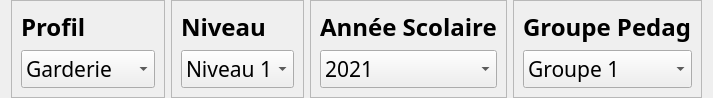
                                <widget class="QWidget" name="infoBloc2" native="true">
                                 <property name="maximumSize">
                                  <size>
                                   <width>16777215</width>
                                   <height>95</height>
                                  </size>
                                 </property>
                                 <layout class="QHBoxLayout" name="horizontalLayout_24">
                                  <property name="topMargin">
                                   <number>0</number>
                                  </property>
                                  <property name="bottomMargin">
                                   <number>0</number>
                                  </property>
                                  <item>
                                   <widget class="QFrame" name="frame_13">
                                    <property name="frameShape">
                                     <enum>QFrame::StyledPanel</enum>
                                    </property>
                                    <property name="frameShadow">
                                     <enum>QFrame::Raised</enum>
                                    </property>
                                    <layout class="QVBoxLayout" name="verticalLayout_37">
                                     <item alignment="Qt::AlignTop">
                                      <widget class="QLabel" name="labelProfil">
                                       <property name="font">
                                        <font>
                                         <family>Century Gothic</family>
                                         <pointsize>18</pointsize>
                                         <weight>75</weight>
                                         <bold>true</bold>
                                        </font>
                                       </property>
                                       <property name="text">
                                        <string>Profil</string>
                                       </property>
                                      </widget>
                                     </item>
                                     <item>
                                      <widget class="QComboBox" name="comboProfil">
                                       <property name="font">
                                        <font>
                                         <family>Century Gothic</family>
                                         <pointsize>16</pointsize>
                                        </font>
                                       </property>
                                       <property name="styleSheet">
                                        <string notr="true"/>
                                       </property>
                                       <property name="placeholderText">
                                        <string/>
                                       </property>
                                       <item>
                                        <property name="text">
                                         <string>Garderie</string>
                                        </property>
                                       </item>
                                       <item>
                                        <property name="text">
                                         <string>Maternelle</string>
                                        </property>
                                       </item>
                                       <item>
                                        <property name="text">
                                         <string>Primaire</string>
                                        </property>
                                       </item>
                                       <item>
                                        <property name="text">
                                         <string>Collège</string>
                                        </property>
                                       </item>
                                      </widget>
                                     </item>
                                    </layout>
                                   </widget>
                                  </item>
                                  <item>
                                   <widget class="QFrame" name="frame_14">
                                    <property name="frameShape">
                                     <enum>QFrame::StyledPanel</enum>
                                    </property>
                                    <property name="frameShadow">
                                     <enum>QFrame::Raised</enum>
                                    </property>
                                    <layout class="QVBoxLayout" name="verticalLayout_38">
                                     <item alignment="Qt::AlignTop">
                                      <widget class="QLabel" name="labelNiveau">
                                       <property name="font">
                                        <font>
                                         <family>Century Gothic</family>
                                         <pointsize>18</pointsize>
                                         <weight>75</weight>
                                         <bold>true</bold>
                                        </font>
                                       </property>
                                       <property name="text">
                                        <string>Niveau</string>
                                       </property>
                                      </widget>
                                     </item>
                                     <item>
                                      <widget class="QComboBox" name="comboNiveau">
                                       <property name="font">
                                        <font>
                                         <family>Century Gothic</family>
                                         <pointsize>16</pointsize>
                                        </font>
                                       </property>
                                       <item>
                                        <property name="text">
                                         <string>Niveau 1</string>
                                        </property>
                                       </item>
                                       <item>
                                        <property name="text">
                                         <string>Niveau 2</string>
                                        </property>
                                       </item>
                                       <item>
                                        <property name="text">
                                         <string>Niveau 3</string>
                                        </property>
                                       </item>
                                       <item>
                                        <property name="text">
                                         <string>Niveau4</string>
                                        </property>
                                       </item>
                                      </widget>
                                     </item>
                                    </layout>
                                   </widget>
                                  </item>
                                  <item>
                                   <widget class="QFrame" name="frame_15">
                                    <property name="frameShape">
                                     <enum>QFrame::StyledPanel</enum>
                                    </property>
                                    <property name="frameShadow">
                                     <enum>QFrame::Raised</enum>
                                    </property>
                                    <layout class="QVBoxLayout" name="verticalLayout_39">
                                     <item alignment="Qt::AlignTop">
                                      <widget class="QLabel" name="labelAnneeScolaire">
                                       <property name="font">
                                        <font>
                                         <family>Century Gothic</family>
                                         <pointsize>18</pointsize>
                                         <weight>75</weight>
                                         <bold>true</bold>
                                        </font>
                                       </property>
                                       <property name="text">
                                        <string>Année Scolaire</string>
                                       </property>
                                      </widget>
                                     </item>
                                     <item>
                                      <widget class="QComboBox" name="comboAnneeScolaire">
                                       <property name="font">
                                        <font>
                                         <family>Century Gothic</family>
                                         <pointsize>16</pointsize>
                                        </font>
                                       </property>
                                       <item>
                                        <property name="text">
                                         <string>2021</string>
                                        </property>
                                       </item>
                                       <item>
                                        <property name="text">
                                         <string>2022</string>
                                        </property>
                                       </item>
                                       <item>
                                        <property name="text">
                                         <string>2023</string>
                                        </property>
                                       </item>
                                       <item>
                                        <property name="text">
                                         <string>2024</string>
                                        </property>
                                       </item>
                                      </widget>
                                     </item>
                                    </layout>
                                   </widget>
                                  </item>
                                  <item>
                                   <widget class="QFrame" name="frame_16">
                                    <property name="frameShape">
                                     <enum>QFrame::StyledPanel</enum>
                                    </property>
                                    <property name="frameShadow">
                                     <enum>QFrame::Raised</enum>
                                    </property>
                                    <layout class="QVBoxLayout" name="verticalLayout_40">
                                     <item alignment="Qt::AlignTop">
                                      <widget class="QLabel" name="labelGroupe">
                                       <property name="font">
                                        <font>
                                         <family>Century Gothic</family>
                                         <pointsize>18</pointsize>
                                         <weight>75</weight>
                                         <bold>true</bold>
                                        </font>
                                       </property>
                                       <property name="text">
                                        <string>Groupe Pedag</string>
                                       </property>
                                      </widget>
                                     </item>
                                     <item>
                                      <widget class="QComboBox" name="comboGroupePedag">
                                       <property name="font">
                                        <font>
                                         <family>Century Gothic</family>
                                         <pointsize>16</pointsize>
                                        </font>
                                       </property>
                                       <item>
                                        <property name="text">
                                         <string>Groupe 1</string>
                                        </property>
                                       </item>
                                       <item>
                                        <property name="text">
                                         <string>Groupe 2</string>
                                        </property>
                                       </item>
                                       <item>
                                        <property name="text">
                                         <string>Groupe 3</string>
                                        </property>
                                       </item>
                                       <item>
                                        <property name="text">
                                         <string>Groupe 4</string>
                                        </property>
                                       </item>
                                      </widget>
                                     </item>
                                    </layout>
                                   </widget>
                                  </item>
                                 </layout>
                                </widget>
